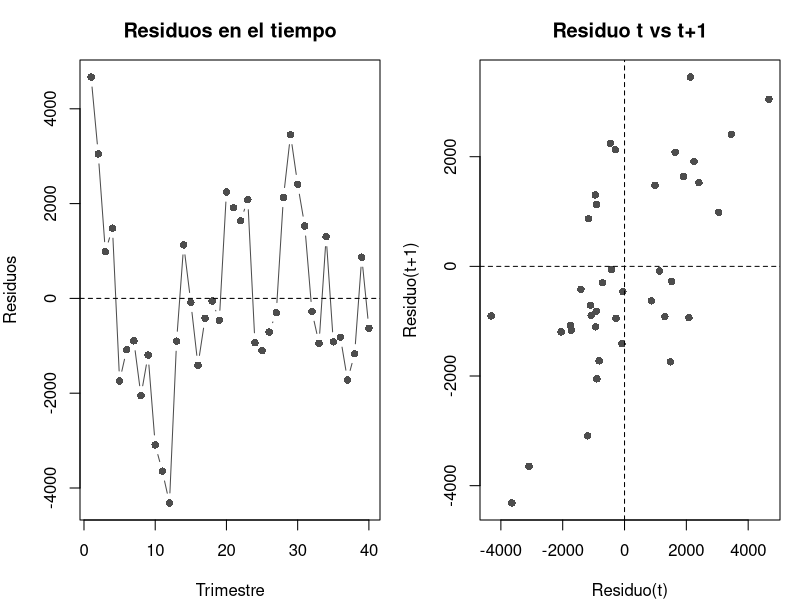

The R script that drew this image:
# =============================================================================
# ECONOMETRÍA — Capítulo 7, Caso Práctico C
# CPC: Consumo trimestral — Predicción y residuos
# Autor: Carlos de Anta Puig
# =============================================================================
# INSTRUCCIONES: Abre primero mEconometria.Rproj en RStudio.
#                Ejecutar bloque a bloque con Ctrl+Enter.
# =============================================================================

pausa <- function(msg = "\n  [Pulsa ENTER para continuar...]") {
  cat(msg); invisible(readline())
}

library(tidyverse); library(readxl)
caso_c <- read_excel("data/caso_c_consumo_trimestral.xlsx")

cat("
=============================================================================
  CASO PRÁCTICO C — Consumo agregado trimestral de España
  Tema 7: Predicción y análisis de residuos
=============================================================================
")
pausa()

mod <- lm(consumo ~ pib + tipo_interes, data = caso_c)

# ── 1. PREDICCIÓN FUTURA ────────────────────────────────────────────────
cat("\n--- 1. PREDICCIÓN DE CONSUMO FUTURO ---\n\n")

perfiles <- data.frame(pib = c(280000, 300000, 320000), tipo_interes = c(2.0, 2.0, 2.0))
ic <- predict(mod, newdata = perfiles, interval = "confidence", level = 0.95)
ip <- predict(mod, newdata = perfiles, interval = "prediction", level = 0.95)

cat("  PIB (miles MM)  Pred.     IC 95%              IP 95%\n")
cat("  --------------  ------    ----------------    ----------------\n")
for (i in 1:3) {
  cat(sprintf("  %6.0f          %.0f    [%.0f, %.0f]    [%.0f, %.0f]\n",
              perfiles$pib[i]/1000, ic[i,1], ic[i,2], ic[i,3], ip[i,2], ip[i,3]))
}
pausa()

# ── 2. RESIDUOS SECUENCIALES (ANTICIPO AUTOCORRELACIÓN) ─────────────────
cat("\n--- 2. RESIDUOS SECUENCIALES ---\n")

par(mfrow = c(1, 2), mar = c(4, 4, 3, 1))
plot(1:nrow(caso_c), residuals(mod), type = "b", pch = 16, col = "gray30",
     xlab = "Trimestre", ylab = "Residuos", main = "Residuos en el tiempo")
abline(h = 0, lty = 2)

plot(residuals(mod)[-length(residuals(mod))], residuals(mod)[-1],
     pch = 16, col = "gray30",
     xlab = "Residuo(t)", ylab = "Residuo(t+1)", main = "Residuo t vs t+1")
abline(h = 0, lty = 2); abline(v = 0, lty = 2)
par(mfrow = c(1, 1))

cat("\n  Si los residuos sucesivos se parecen entre sí,")
cat("\n  hay AUTOCORRELACIÓN → lo estudiaremos en el Tema 10.\n")

cat("\n=== FIN Caso Práctico C — Tema 07 ===\n")
